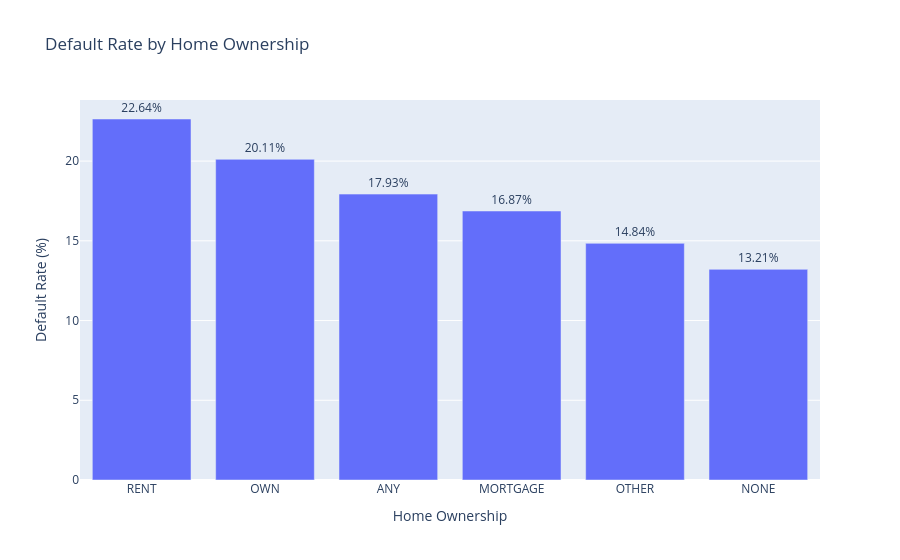

The cell this chart's notebook holds for it:
### Code cell
home_default_df = home_default.reset_index()
home_default_df.columns = ["home_ownership", "default_rate"]

fig = px.bar(
    home_default_df,
    x="home_ownership",
    y="default_rate",
    text="default_rate",
    title="Default Rate by Home Ownership",
    labels={
        "home_ownership": "Home Ownership",
        "default_rate": "Default Rate (%)"
    }
)

fig.update_traces(
    texttemplate="%{text:.2f}%",
    textposition="outside"
)

fig.show()

### Figure 1 — Plotly figure (JSON) as saved in the notebook; plotly's stock layout.template omitted (floating-point values rounded to 4 significant figures)
{"data": [{"hovertemplate": "Home Ownership=%{x}<br>Default Rate (%)=%{text}<extra></extra>", "legendgroup": "", "marker": {"color": "#636efa", "pattern": {"shape": ""}}, "name": "", "orientation": "v", "showlegend": false, "text": [22.64, 20.11, 17.93, 16.87, 14.84, 13.21], "textposition": "outside", "texttemplate": "%{text:.2f}%", "type": "bar", "x": ["RENT", "OWN", "ANY", "MORTGAGE", "OTHER", "NONE"], "xaxis": "x", "y": [22.64, 20.11, 17.93, 16.87, 14.84, 13.21], "yaxis": "y"}], "layout": {"barmode": "relative", "legend": {"tracegroupgap": 0}, "title": {"text": "Default Rate by Home Ownership"}, "xaxis": {"anchor": "y", "domain": [0, 1], "title": {"text": "Home Ownership"}}, "yaxis": {"anchor": "x", "domain": [0, 1], "title": {"text": "Default Rate (%)"}}}}
